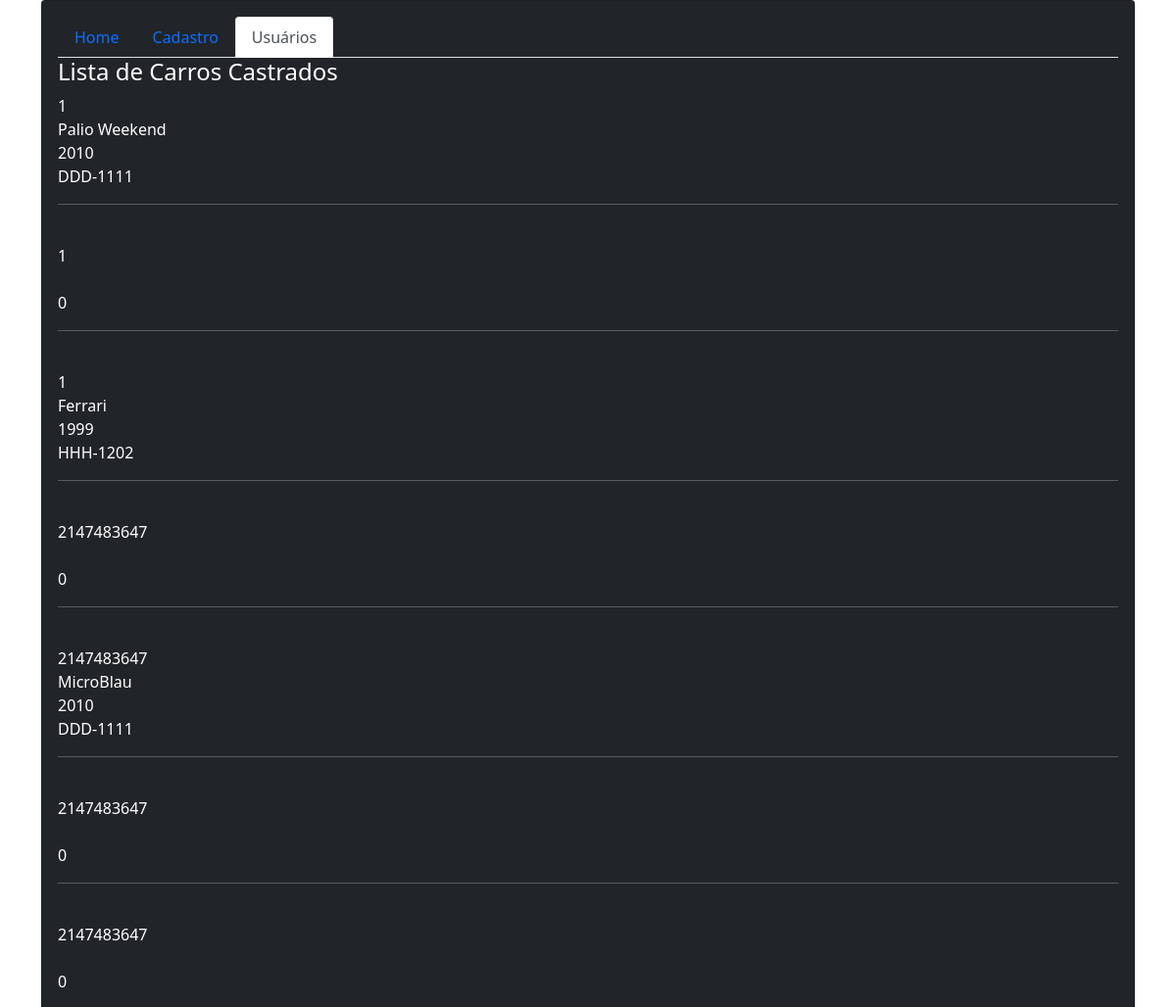
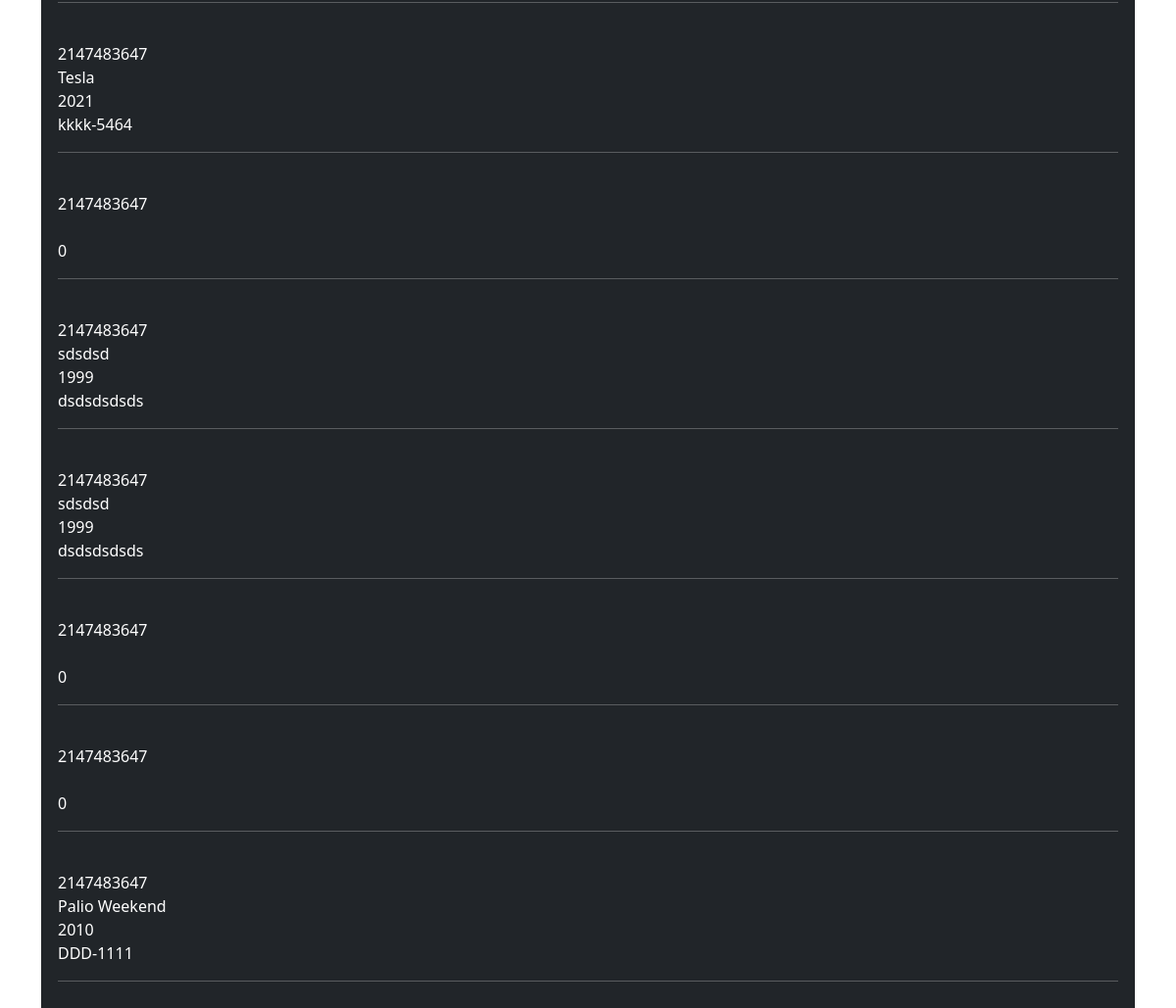
/Lista_Registro.php, run on the app's committed database (2 pictures, top to bottom).
### tables this page shows
CREATE TABLE `carros` (
  `id_carro` int(11) NOT NULL DEFAULT current_timestamp(),
  `modelo_carro` varchar(80) NOT NULL,
  `ano_fabricacao` int(4) NOT NULL,
  `placa_carro` varchar(10) NOT NULL
);

### Lista_Registro.php (the view, shortened to what this page needs)
<?php
    include_once("conexao.php");
?>
<!DOCTYPE html>
<html lang="en">
<head>
    <link href="https://cdn.jsdelivr.net/npm/bootstrap@5.1.3/dist/css/bootstrap.min.css" rel="stylesheet">
</head>
<body>
<div class="container-md">
    <div class="card bg-dark text-white">
        <div class="card-body">
        <ul class="nav nav-tabs">
            <li class="nav-item">
                <a class="nav-link" aria-current="page" href="./index.php">Home</a>
            </li>
            <li class="nav-item">
                <a class="nav-link" href="./inserir_Registro.php">Cadastro</a>
            </li>
            <li class="nav-item">
                <a class="nav-link active" href="./Lista_Registro.php">Usuários</a>
            </li>
            </ul>
        <h4>Lista de Carros Castrados</h4>
<?php
    $sql ="select * from carros";
    $resultado = mysqli_query($conn,$sql);
        while ($registro=mysqli_fetch_array($resultado)){
        $id_carro = $registro['id_carro'];
        $modelo_carro = $registro['modelo_carro'];
        $ano_fabricacao = $registro['ano_fabricacao'];
        $placa_carro= $registro['placa_carro'];
        echo $id_carro.'<br>';
        echo $modelo_carro.'<br>';
        echo $ano_fabricacao.'<br>';
        echo $placa_carro.'<hr>'.'<br>';
        }
?>
        </div>
    </div>
</div>
</body>
</html>

### data on the page
carros: id_carro "1", modelo_carro "Palio Weekend", ano_fabricacao "2010", placa_carro "DDD-1111"
carros: id_carro "1", ano_fabricacao "0"
carros: id_carro "1", modelo_carro "Ferrari", ano_fabricacao "1999", placa_carro "HHH-1202"
carros: id_carro "2147483647", ano_fabricacao "0"
carros: id_carro "2147483647", modelo_carro "MicroBlau", ano_fabricacao "2010", placa_carro "DDD-1111"
carros: id_carro "2147483647", ano_fabricacao "0"
carros: id_carro "2147483647", ano_fabricacao "0"
carros: id_carro "2147483647", modelo_carro "Tesla", ano_fabricacao "2021", placa_carro "kkkk-5464"
carros: id_carro "2147483647", ano_fabricacao "0"
carros: id_carro "2147483647", modelo_carro "sdsdsd", ano_fabricacao "1999", placa_carro "dsdsdsdsds"
carros: id_carro "2147483647", modelo_carro "sdsdsd", ano_fabricacao "1999", placa_carro "dsdsdsdsds"
carros: id_carro "2147483647", ano_fabricacao "0"
carros: id_carro "2147483647", ano_fabricacao "0"
carros: id_carro "2147483647", modelo_carro "Palio Weekend", ano_fabricacao "2010", placa_carro "DDD-1111"
